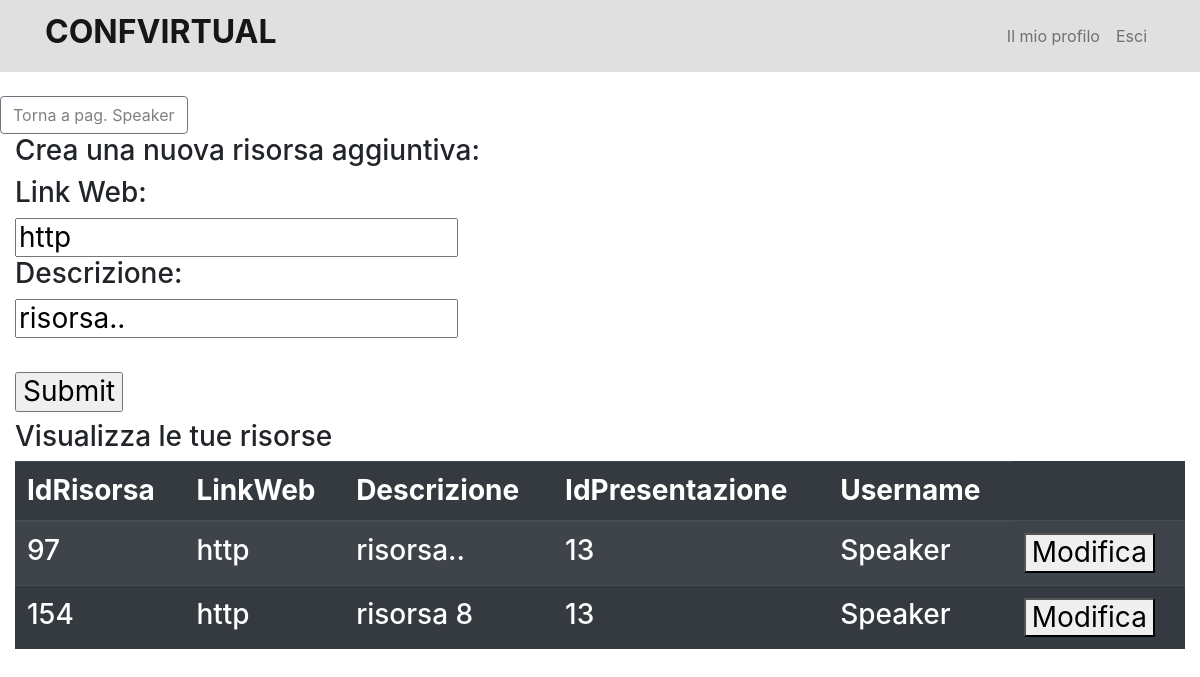
/Actions/paginaRisorsa.php (signed in), run on the app's committed database.
### tables this page shows
CREATE TABLE `risorsaaggiuntiva` (
  `IdRisorsa` int(11) NOT NULL,
  `LinkWeb` varchar(45) NOT NULL,
  `Descrizione` varchar(45) NOT NULL,
  `IdPresentazione` int(11) NOT NULL,
  `Username` varchar(45) DEFAULT NULL
);

### Actions/paginaRisorsa.php (the view, shortened to what this page needs)
<?php require('../Components/head.php'); ?>
<?php require('../Components/navbar.php'); ?>
<?php require('../Actions/connessioneDB.php'); ?>
<br>
<td><button class="btn btn-outline-secondary" type="submit"><a href="./paginaSpeaker.php" style="color:grey;"> Torna a pag. Speaker</a> </button></form> </td>
<section>
  <div class="col-12">
        <h3> Crea una nuova risorsa aggiuntiva: <h3>
            <form method="POST" action="./inserisciRisorsa.php">
                <label for="LinkWeb">Link Web:</label><br>
                <input type="text" id="LinkWeb" name="LinkWeb" value="http"><br>
                <label for="Descrizione">Descrizione:</label><br>
                <input type="text" id="Descrizione" name="Descrizione" value="risorsa.."><br><br>
                <input type="submit" value="Submit">
            </form>
            <h3> Visualizza le tue risorse  <h3>
<?php
        $result = mysqli_query($db, 'SELECT * FROM risorsaaggiuntiva WHERE Username = "'.$_SESSION["utente"].'"');
        if(mysqli_num_rows($result) > 0) {
        echo "<table class='table table-dark table-striped'>";
        echo "<thead> <tr>";
        $field = $result->fetch_fields();
        $fields = array();
        $j = 0;
        foreach ($field as $col) {
            echo "<th>" . $col->name . "</th>";
            array_push($fields, array(++$j, $col->name));
        }
        echo "</tr>";
        echo "</thead>";
        echo "<tbody>";
        while ($row = $result->fetch_array()) {
            echo "<tr>";
            for ($i = 0; $i < sizeof($fields); $i++) {
                $fieldname = $fields[$i][1];
                $filedvalue = $row[$fieldname];
                echo "<td>" . $filedvalue . "</td>";
            }
    ?>
            <td><form action="./paginaModificaRisorsa.php" method="POST"><button type="submit"> Modifica </button></form> </td>
    <?php
                echo "</tr>";
            }
            echo "</tbody>";
            echo "</table>";
        } else {
            echo '<center> <h4> Non ci sono risultati </h4> </center>';
        }
    ?>
  </div>
</section>

### data on the page
risorsaaggiuntiva: IdRisorsa "97", LinkWeb "http", Descrizione "risorsa..", IdPresentazione "13", Username "Speaker"
risorsaaggiuntiva: IdRisorsa "154", LinkWeb "http", Descrizione "risorsa 8", IdPresentazione "13", Username "Speaker"

### other printed values
$col->name "IdRisorsa"
$col->name "LinkWeb"
$col->name "Descrizione"
$col->name "IdPresentazione"
$col->name "Username"
